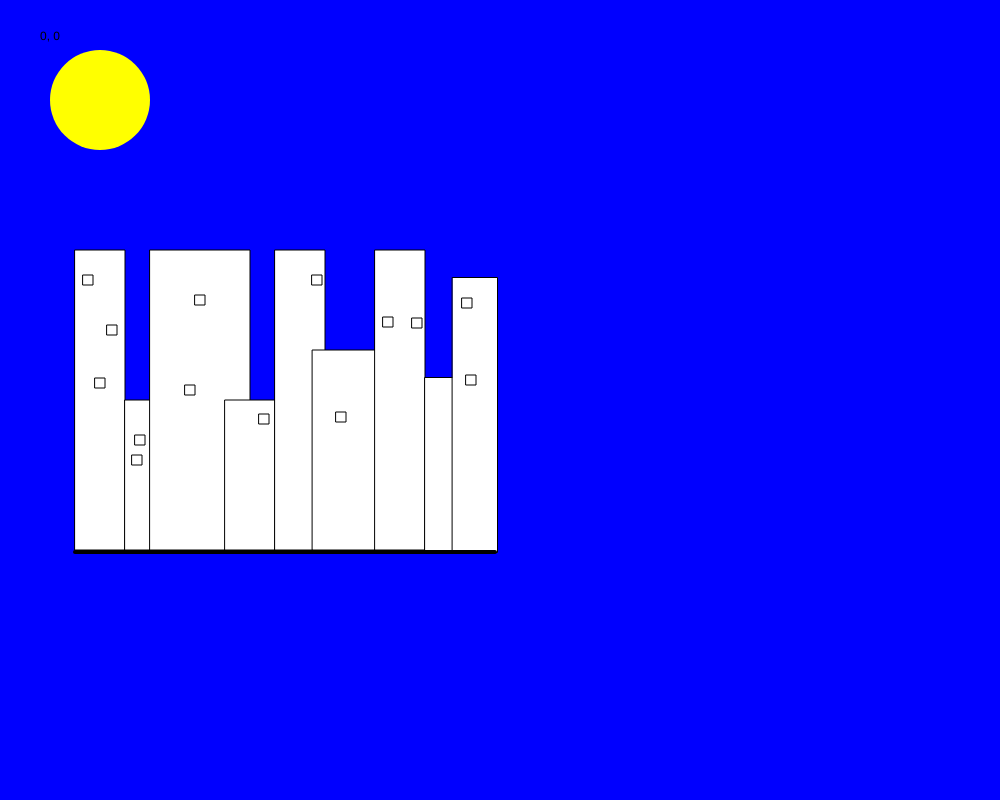
Frame 1 (no input)
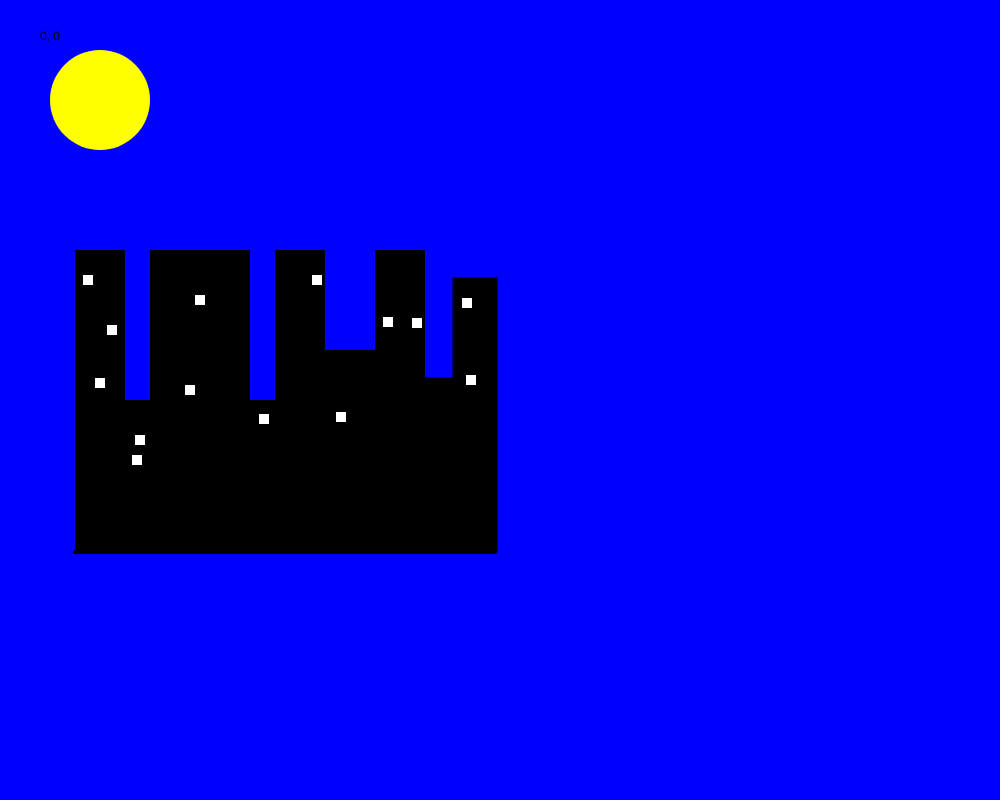
Frame 60 (no input)
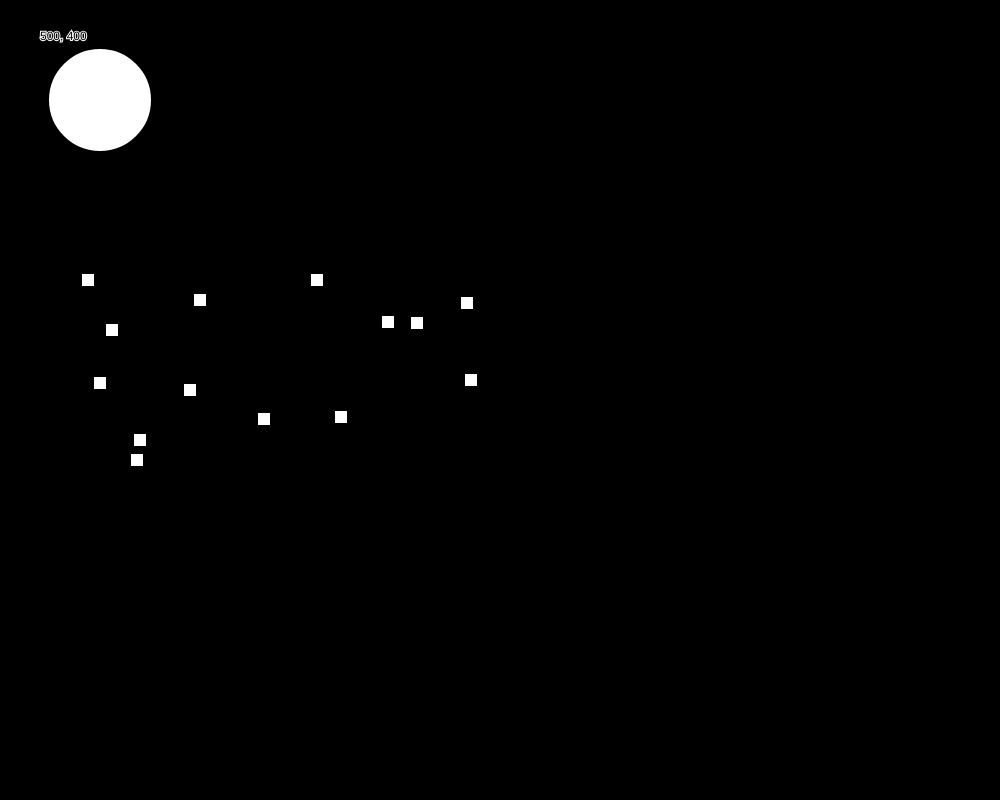
Frame 120 (the mouse pressed at the canvas centre since frame 60)

The p5.js sketch that drew these frames (run headless with seeded random() and noise() and a simulated clock; from frame 60 on, the mouse is pressed at the canvas centre):

// p5.js sketch
// ── sketch.js
function setup() {
  createCanvas(1000, 800);
  rectMode(CENTER);
  ellipseMode(CENTER);

}



function draw() {
  background('blue');
  rect(100, 400, 50, 300);
  rect(150, 475, 50, 150);
  rect(200, 400, 100, 300);
  rect(250, 475, 50, 150);
  rect(300, 400, 50, 300);
  rect(350, 450, 75, 200);
  rect(400, 400, 50, 300);
  rect(450, 465, 50, 175);
  rect(475, 415, 45, 275);



  fill('white');
  rect(88, 280, 10, 10);

  fill('white');
  rect(112, 330, 10, 10);

  fill('white');
  rect(100, 383, 10, 10);

  fill('white');
  rect(137, 460, 10, 10);

  fill('white');
  rect(140, 440, 10, 10);

  fill('white');
  rect(190, 390, 10, 10);

  fill('white');
  rect(200, 300, 10, 10);

  fill('white');
  rect(264, 419, 10, 10);

  fill('white');
  rect(471, 380, 10, 10);

  fill('white');
  rect(317, 280, 10, 10);

  fill('white');
  rect(341, 417, 10, 10);

  fill('white');
  rect(388, 322, 10, 10);

  fill('white');
  rect(417, 323, 10, 10);

  fill('white');
  rect(467, 303, 10, 10);






  stroke('black');
  strokeWeight(4);
  line(75, 552, 495, 552);



  if (mouseIsPressed) {
    stroke('white');
    strokeWeight(2);
    // stuff that shows when the mouse is pressed
    background('black');



    fill('white');
    ellipse(100, 100, 100, 100) ;


    fill('white');
    rect(88, 280, 10, 10);

    fill('white');
    rect(112, 330, 10, 10);

    fill('white');
    rect(100, 383, 10, 10);

    fill('white');
    rect(137, 460, 10, 10);

    fill('white');
    rect(140, 440, 10, 10);

    fill('white');
    rect(190, 390, 10, 10);

    fill('white');
    rect(200, 300, 10, 10);

    fill('white');
    rect(264, 419, 10, 10);

    fill('white');
    rect(471, 380, 10, 10);

    fill('white');
    rect(317, 280, 10, 10);

    fill('white');
    rect(341, 417, 10, 10);

    fill('white');
    rect(388, 322, 10, 10);

    fill('white');
    rect(417, 323, 10, 10);

    fill('white');
    rect(467, 303, 10, 10);

  } else {
    // when the mouse isn't pressed!
    noStroke();
    fill('yellow');
    ellipse(100, 100, 100, 100) ;

  }



  // this shows mouse location - comment it out when you're done!

  fill(0);
  text(mouseX + ", " + mouseY, 40, 40);

}






// record the mouse location in console when clicked
function mouseReleased() {
  print(mouseX + ", " + mouseY);
}
